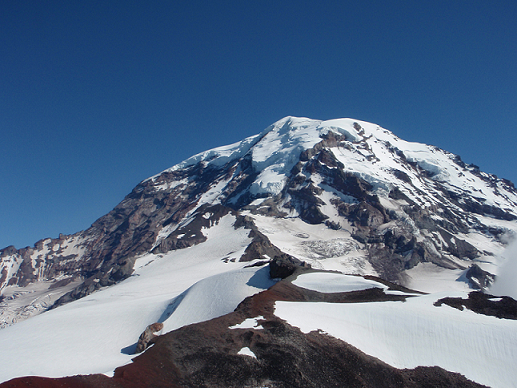
#> input picture Rainier1.png, 517 x 388 px
$ python project.py Rainier1.png
#> lines starting #> are read from the running program, lines starting #| are printed output that depends on the picture
#> further down, image is the input picture: shape (388, 517, 3); mean B, G, R 135.7, 109.3, 88.8
#> `image = cv2.cvtColor(image, cv2.COLOR_RGB2GRAY)`:
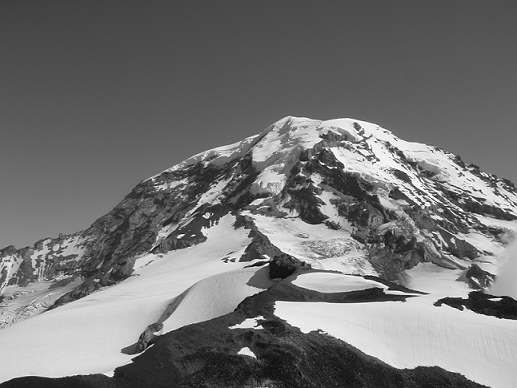
#> image: shape (388, 517); min 0, max 255, mean 114.9
import cv2
import numpy
import random
import sys

sobelKernel_x = numpy.array(([-1, 0, 1],
                             [-2, 0, 2],
                             [-1, 0, 1]), dtype="float32")
sobelKernel_y = numpy.array(([1, 2, 1],
                             [0, 0, 0],
                             [-1, -2, -1]), dtype="float32")

# to get a gaussian filter
def gaussian_filter(sigma, size):
    m = (size - 1.0) / 2.0
    n = (size - 1.0) / 2.0
    y, x = numpy.ogrid[-m: m + 1, -n: n + 1]
    h = numpy.exp(-((x ** 2 + y ** 2) / (2.0 * sigma ** 2)))
    h[h < numpy.finfo(h.dtype).eps*h.max()] = 0
    sumh = h.sum()
    if sumh != 0:
        h /= sumh
    return h


# MOPS-non_maximum_suppression
# [22 lines left out: function non_maximum_suppression, not called in this run]


# find corner in the image
def find_keypoints(img):
    kps = []
    pointlist = []
    thresh = 250
    dx = cv2.filter2D(img.astype(float), -1, 1 / 8 * sobelKernel_x)
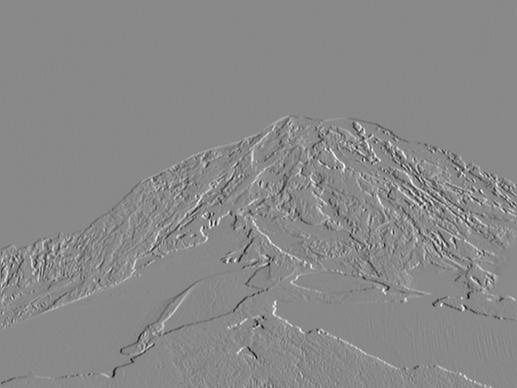
#> dx: shape (388, 517) float64; min -104.1, max 89.62, mean 0; drawn with min black and max white
    dy = cv2.filter2D(img.astype(float), -1, 1 / 8 * sobelKernel_y)
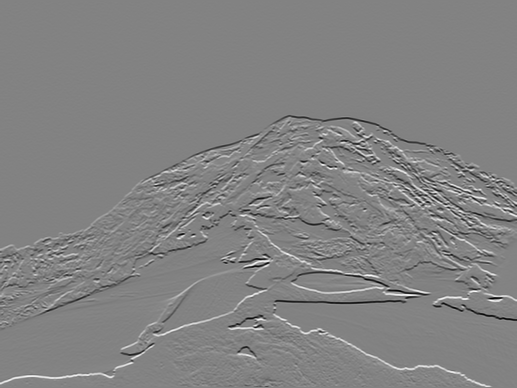
#> dy: shape (388, 517) float64; min -117.2, max 111.4, mean 0.1; drawn with min black and max white
    ixx = dx ** 2
    ixy = dy * dx
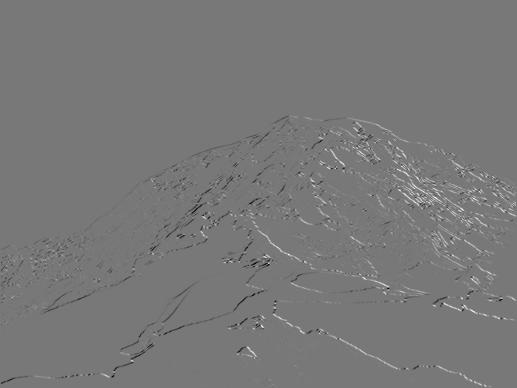
#> ixy: shape (388, 517) float64; min -4841.1, max 5393.8, mean 11.9; drawn with min black and max white
    iyy = dy ** 2
    height = img.shape[0]
#> height = 388
    width = img.shape[1]
#> width = 517
    gaussian_kernel = gaussian_filter(1, 3)
    ixx = cv2.filter2D(ixx, -1, gaussian_kernel)
    ixy = cv2.filter2D(ixy, -1, gaussian_kernel)
    iyy = cv2.filter2D(iyy, -1, gaussian_kernel)
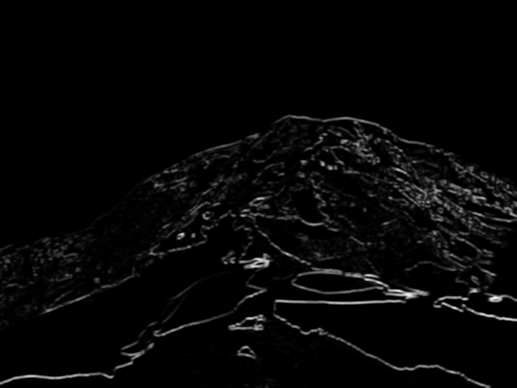
#> iyy: shape (388, 517) float64; min 0, max 7610.6, mean 211.5; drawn with min black and max white
    det = (ixx * iyy) - (ixy ** 2)
    trace = ixx + iyy + 0.00001
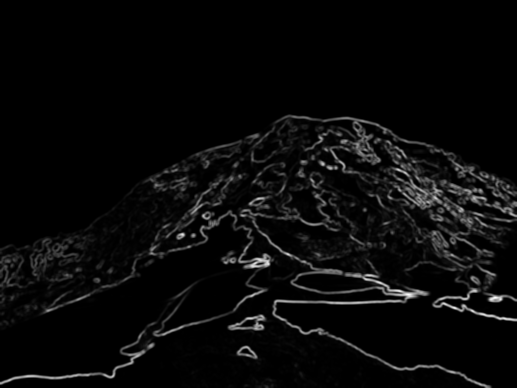
#> trace: shape (388, 517) float64; min 0.0047, max 7695.4, mean 296.1; drawn with min black and max white
    c = det / trace
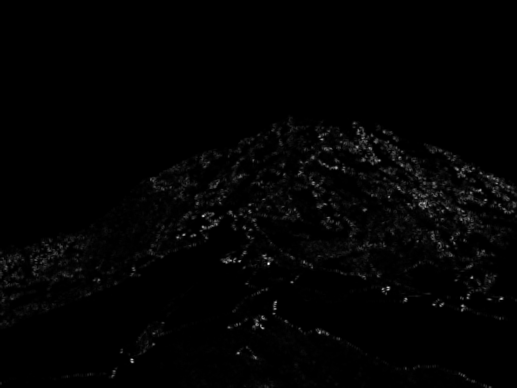
#> c: shape (388, 517) float64; min 0, max 1597.8, mean 20.3; drawn with min black and max white
    response_list = []
    for i in range(1, height - 1):
        for j in range(1, width - 1):
            window = c[i - 1:i + 2, j - 1: j + 2]
            row, column = divmod(numpy.argmax(window), window.shape[1])
            if window[row, column] > thresh:
                pixel_i = i - 1 + row
                pixel_j = j - 1 + column
                point = cv2.KeyPoint(pixel_j, pixel_i, 20)
                if [pixel_j, pixel_i] not in pointlist:
                    response_list.append(c[pixel_i, pixel_j])
                    kps.append(point)
                    pointlist.append([pixel_j, pixel_i])
#> after the loop, kps = []; pointlist = []; response_list = []
    return non_maximum_suppression(response_list, pointlist, kps)
    #return kps, pointlist


# [123 lines left out: functions match, find_kps, project, computeInlierCount, RANSAC, stich, not called in this run]


image_list = []
for i in range(len(sys.argv)-1):
    image = cv2.imread(sys.argv[1+i])
    image_list.append(image)

stichImage = None
if len(image_list) < 2:
    image = image_list[0]
    if len(image.shape) == 3:
        image = cv2.cvtColor(image, cv2.COLOR_RGB2GRAY)
    elif len(image.shape) == 4:
        image = cv2.cvtColor(image, cv2.COLOR_RGBA2GRAY)
#> (the run stopped early here; a loop or call above may not have finished)

$ run again, on Rainier3.png
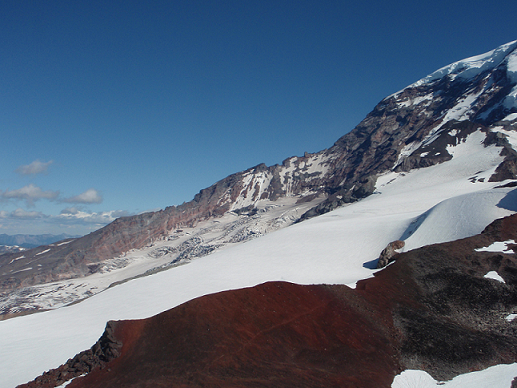
#> input picture Rainier3.png, 517 x 388 px
#> image is the input picture: shape (388, 517, 3); mean B, G, R 124.3, 104, 87.8
#> image: shape (388, 517)
#> in find_keypoints, `ixy = dy * dx`:
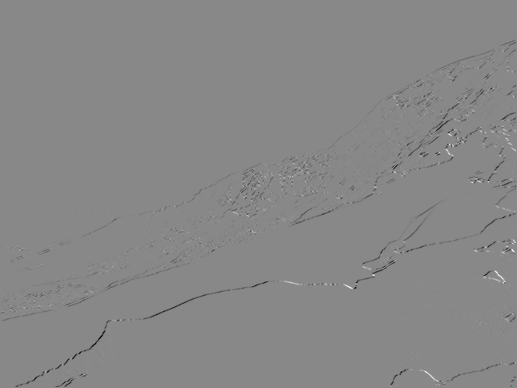
#> ixy: shape (388, 517) float64; min -5648.3, max 4897.5, mean -25.6; drawn with min black and max white
#> in find_keypoints, `iyy = cv2.filter2D(iyy, -1, gaussian_kernel)`:
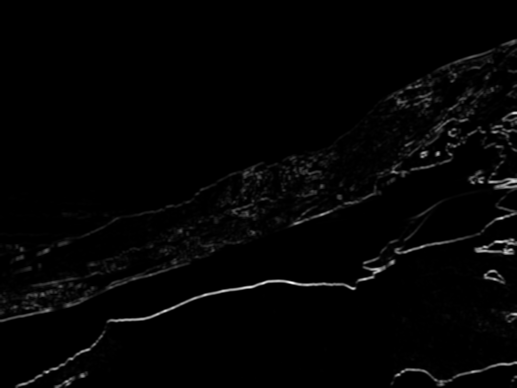
#> iyy: shape (388, 517) float64; min 0, max 7179.7, mean 121.2; drawn with min black and max white
#> after the loop in find_keypoints, `for i in range(1, height - 1):`: kps = []

$ run again, on Rainier4.png
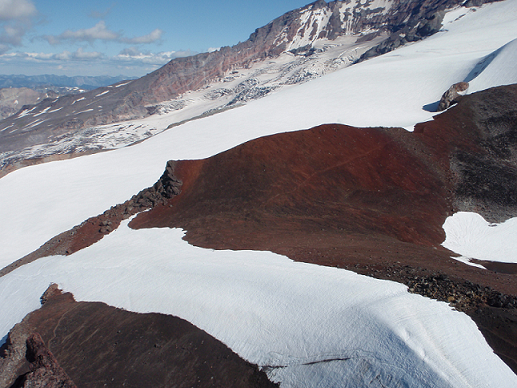
#> input picture Rainier4.png, 517 x 388 px
#> image is the input picture: shape (388, 517, 3); mean B, G, R 141.9, 135.2, 135.2
#> image: shape (388, 517)
#> in find_keypoints, `ixy = dy * dx`:
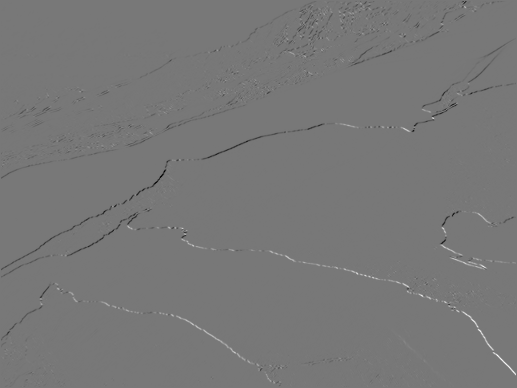
#> ixy: shape (388, 517) float64; min -6079.9, max 6834.4, mean -11.8; drawn with min black and max white
#> in find_keypoints, `iyy = cv2.filter2D(iyy, -1, gaussian_kernel)`:
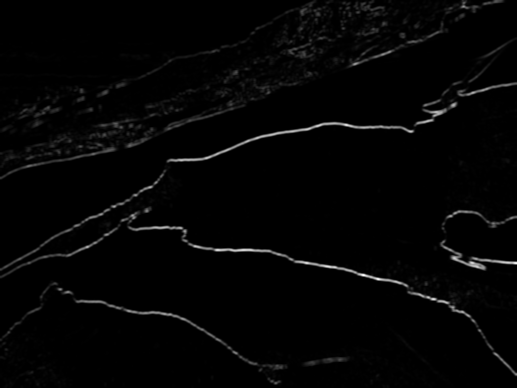
#> iyy: shape (388, 517) float64; min 0.00469, max 7570.9, mean 141; drawn with min black and max white
#> after the loop in find_keypoints, `for i in range(1, height - 1):`: kps = []

$ run again, on Rainier5.png
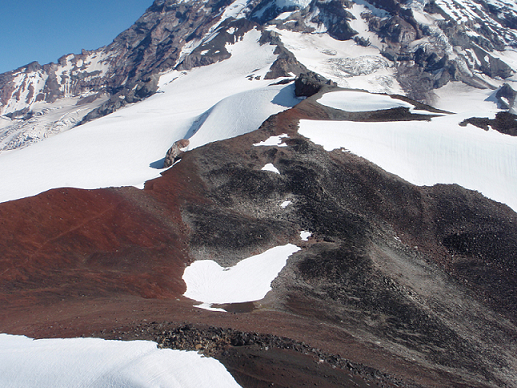
#> input picture Rainier5.png, 517 x 388 px
#> image is the input picture: shape (388, 517, 3); mean B, G, R 129.6, 122.8, 124.9
#> image: shape (388, 517)
#> in find_keypoints, `c = det / trace`:
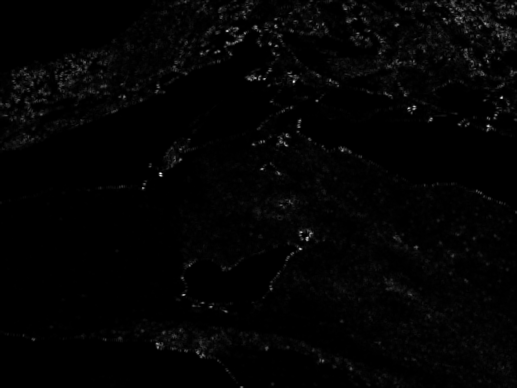
#> c: shape (388, 517) float64; min 0.00138, max 1461.9, mean 22.7; drawn with min black and max white
#> after the loop in find_keypoints, `for i in range(1, height - 1):`: kps = []
